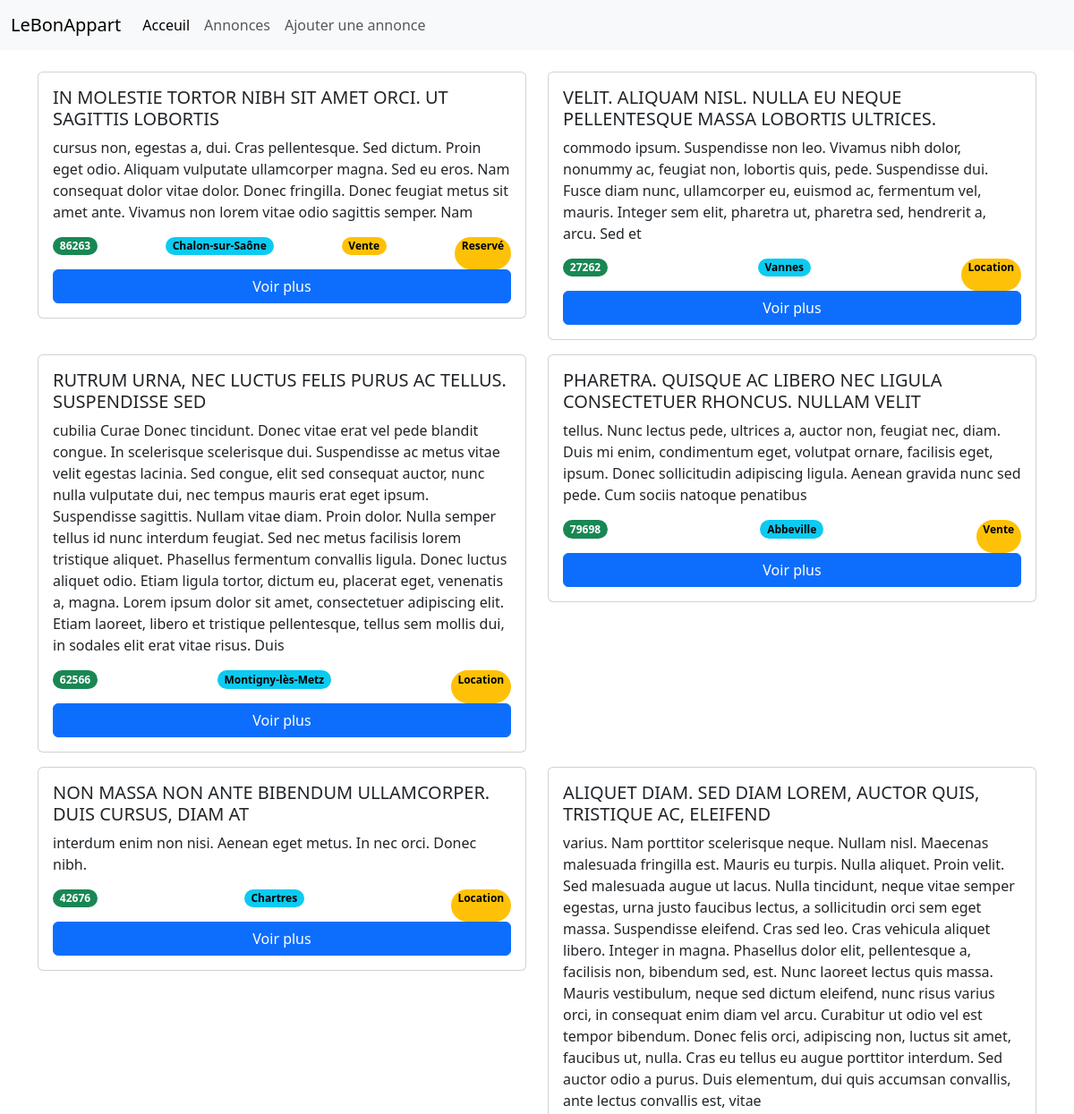
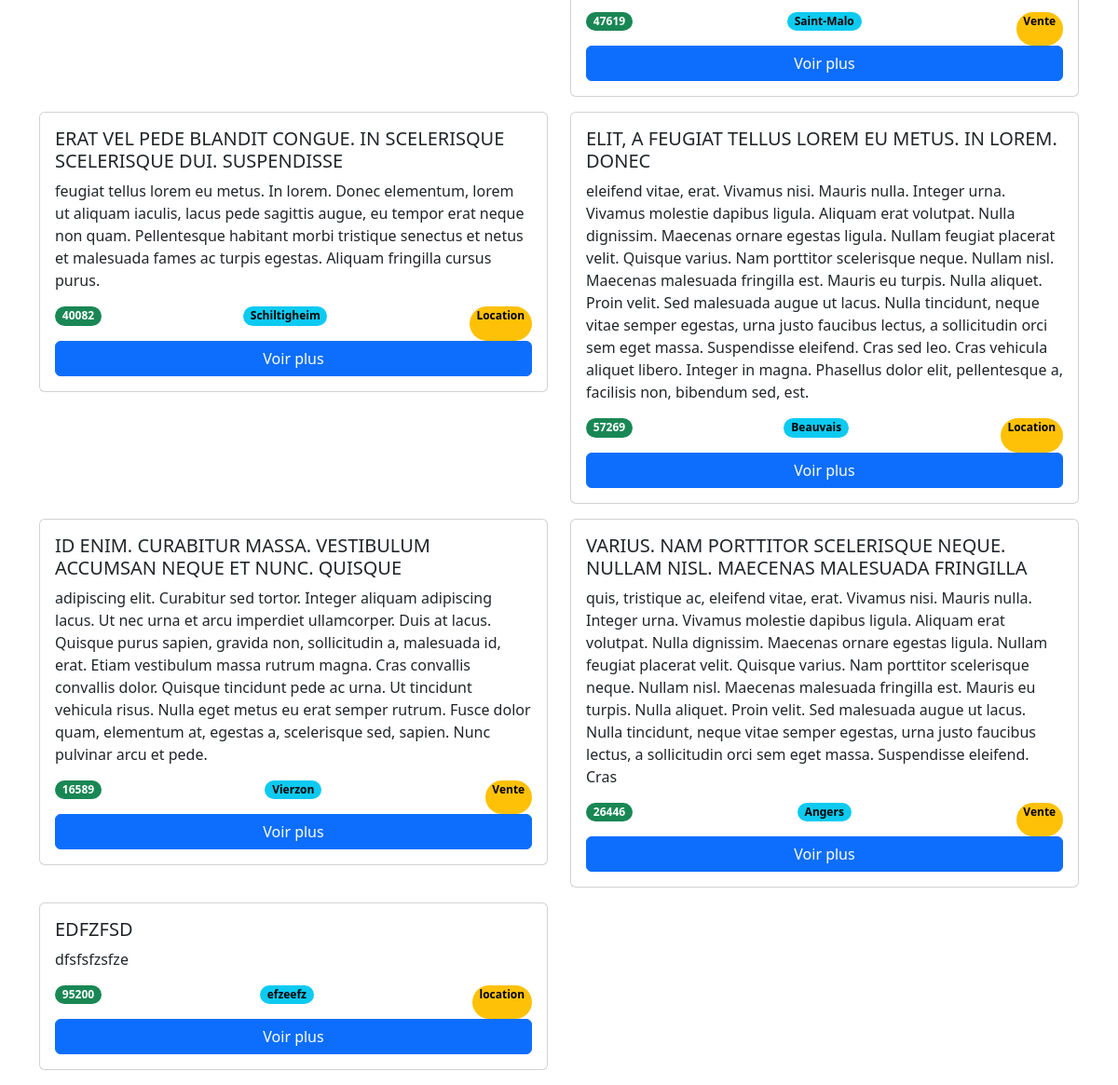
Page /annonces.php on the committed database (2 pictures, top to bottom).
### tables this page shows
CREATE TABLE `appartement` (
  `id` int NOT NULL,
  `title` varchar(255) NOT NULL,
  `description` text NOT NULL,
  `postal_code` int NOT NULL,
  `city` varchar(255) NOT NULL,
  `type` varchar(255) NOT NULL,
  `price` float NOT NULL,
  `reservation_message` varchar(255) DEFAULT NULL
);

### annonces.php (the view)
<?php
include 'header.php';
include 'database.php';
$query = "SELECT * FROM appartement";
$stmt = $db->prepare($query);
$stmt->execute();
$results = $stmt->fetchAll(PDO::FETCH_ASSOC);
echo '<div class="container">';
echo '<div class="row mt-4">';
foreach ($results as $an) {
    echo '<div class="col-6 mb-3">';
    echo '<div class="card">';
    echo '<div class="card-body">';
    echo '<h5 class="card-title">' . strtoupper($an['title']) . '</h5>';
    echo '<p class="card-text">' . $an['description'] . '</p>';
    echo '<div class="d-flex justify-content-between">';
    echo '<p class="card-text badge rounded-pill text-bg-success">' . $an['postal_code'] . '</p>';
    echo '<p class="card-text badge rounded-pill text-bg-info">' . $an['city'] . '</p>';
    echo '<p class="card-text badge rounded-pill text-bg-warning">' . $an['type'] . '</p>';
    if (strlen($an['reservation_message']) > 0) {
        echo '<p class="card-text badge rounded-pill text-bg-warning">' .'Reservé '.'</p>';
    }
    echo '</div>';
    echo  '<a href="voirannonce.php?id=' . $an['id'] . '" class="btn btn-primary btn-block w-100">Voir plus</a>';
    echo '</div>';
    echo '</div>';
    echo '</div>';
}
echo '</div>';
echo '</div>';

### rows in the picture
appartement: title "IN MOLESTIE TORTOR NIBH SIT AMET ORCI. UT SAGITTIS LOBORTIS", description "cursus non, egestas a, dui. Cras pellentesque. Sed dictum. Proin eget odio. Aliquam vulputate ullamcorper magna. Sed eu eros. Nam consequat dolor vitae dolor. Donec fringilla. Donec feugiat metus sit amet ante. Vivamus non lorem vitae odio sagittis semper. Nam", postal_code "86263", city "Chalon-sur-Saône", type "Vente", reservation_message "Reservé"
appartement: title "VELIT. ALIQUAM NISL. NULLA EU NEQUE PELLENTESQUE MASSA LOBORTIS ULTRICES.", description "commodo ipsum. Suspendisse non leo. Vivamus nibh dolor, nonummy ac, feugiat non, lobortis quis, pede. Suspendisse dui. Fusce diam nunc, ullamcorper eu, euismod ac, fermentum vel, mauris. Integer sem elit, pharetra ut, pharetra sed, hendrerit a, arcu. Sed et", postal_code "27262", city "Vannes", type "Location"
appartement: title "RUTRUM URNA, NEC LUCTUS FELIS PURUS AC TELLUS. SUSPENDISSE SED", description "cubilia Curae Donec tincidunt. Donec vitae erat vel pede blandit congue. In scelerisque scelerisque dui. Suspendisse ac metus vitae velit egestas lacinia. Sed congue, elit sed consequat auctor, nunc nulla vulputate dui, nec tempus mauris erat eget ipsum. Suspendisse sagittis. Nullam vitae diam. Proin dolor. Nulla semper tellus id nunc interdum feugiat. Sed nec metus facilisis lorem tristique aliquet. Phasellus fermentum convallis ligula. Donec luctus aliquet odio. Etiam ligula tortor, dictum eu, placerat eget, venenatis a, magna. Lorem ipsum dolor sit amet, consectetuer adipiscing elit. Etiam laoreet, libero et tristique pellentesque, tellus sem mollis dui, in sodales elit erat vitae risus.…", postal_code "62566", city "Montigny-lès-Metz", type "Location"
appartement: title "PHARETRA. QUISQUE AC LIBERO NEC LIGULA CONSECTETUER RHONCUS. NULLAM VELIT", description "tellus. Nunc lectus pede, ultrices a, auctor non, feugiat nec, diam. Duis mi enim, condimentum eget, volutpat ornare, facilisis eget, ipsum. Donec sollicitudin adipiscing ligula. Aenean gravida nunc sed pede. Cum sociis natoque penatibus", postal_code "79698", city "Abbeville", type "Vente"
appartement: title "NON MASSA NON ANTE BIBENDUM ULLAMCORPER. DUIS CURSUS, DIAM AT", description "interdum enim non nisi. Aenean eget metus. In nec orci. Donec nibh.", postal_code "42676", city "Chartres", type "Location"
appartement: title "ALIQUET DIAM. SED DIAM LOREM, AUCTOR QUIS, TRISTIQUE AC, ELEIFEND", description "varius. Nam porttitor scelerisque neque. Nullam nisl. Maecenas malesuada fringilla est. Mauris eu turpis. Nulla aliquet. Proin velit. Sed malesuada augue ut lacus. Nulla tincidunt, neque vitae semper egestas, urna justo faucibus lectus, a sollicitudin orci sem eget massa. Suspendisse eleifend. Cras sed leo. Cras vehicula aliquet libero. Integer in magna. Phasellus dolor elit, pellentesque a, facilisis non, bibendum sed, est. Nunc laoreet lectus quis massa. Mauris vestibulum, neque sed dictum eleifend, nunc risus varius orci, in consequat enim diam vel arcu. Curabitur ut odio vel est tempor bibendum. Donec felis orci, adipiscing non, luctus sit amet, faucibus ut, nulla. Cras eu tellus eu…", postal_code "47619", city "Saint-Malo", type "Vente"
appartement: title "ERAT VEL PEDE BLANDIT CONGUE. IN SCELERISQUE SCELERISQUE DUI. SUSPENDISSE", description "feugiat tellus lorem eu metus. In lorem. Donec elementum, lorem ut aliquam iaculis, lacus pede sagittis augue, eu tempor erat neque non quam. Pellentesque habitant morbi tristique senectus et netus et malesuada fames ac turpis egestas. Aliquam fringilla cursus purus.", postal_code "40082", city "Schiltigheim", type "Location"
appartement: title "ELIT, A FEUGIAT TELLUS LOREM EU METUS. IN LOREM. DONEC", description "eleifend vitae, erat. Vivamus nisi. Mauris nulla. Integer urna. Vivamus molestie dapibus ligula. Aliquam erat volutpat. Nulla dignissim. Maecenas ornare egestas ligula. Nullam feugiat placerat velit. Quisque varius. Nam porttitor scelerisque neque. Nullam nisl. Maecenas malesuada fringilla est. Mauris eu turpis. Nulla aliquet. Proin velit. Sed malesuada augue ut lacus. Nulla tincidunt, neque vitae semper egestas, urna justo faucibus lectus, a sollicitudin orci sem eget massa. Suspendisse eleifend. Cras sed leo. Cras vehicula aliquet libero. Integer in magna. Phasellus dolor elit, pellentesque a, facilisis non, bibendum sed, est.", postal_code "57269", city "Beauvais", type "Location"
appartement: title "ID ENIM. CURABITUR MASSA. VESTIBULUM ACCUMSAN NEQUE ET NUNC. QUISQUE", description "adipiscing elit. Curabitur sed tortor. Integer aliquam adipiscing lacus. Ut nec urna et arcu imperdiet ullamcorper. Duis at lacus. Quisque purus sapien, gravida non, sollicitudin a, malesuada id, erat. Etiam vestibulum massa rutrum magna. Cras convallis convallis dolor. Quisque tincidunt pede ac urna. Ut tincidunt vehicula risus. Nulla eget metus eu erat semper rutrum. Fusce dolor quam, elementum at, egestas a, scelerisque sed, sapien. Nunc pulvinar arcu et pede.", postal_code "16589", city "Vierzon", type "Vente"
appartement: title "VARIUS. NAM PORTTITOR SCELERISQUE NEQUE. NULLAM NISL. MAECENAS MALESUADA FRINGILLA", description "quis, tristique ac, eleifend vitae, erat. Vivamus nisi. Mauris nulla. Integer urna. Vivamus molestie dapibus ligula. Aliquam erat volutpat. Nulla dignissim. Maecenas ornare egestas ligula. Nullam feugiat placerat velit. Quisque varius. Nam porttitor scelerisque neque. Nullam nisl. Maecenas malesuada fringilla est. Mauris eu turpis. Nulla aliquet. Proin velit. Sed malesuada augue ut lacus. Nulla tincidunt, neque vitae semper egestas, urna justo faucibus lectus, a sollicitudin orci sem eget massa. Suspendisse eleifend. Cras", postal_code "26446", city "Angers", type "Vente"
appartement: title "EDFZFSD", description "dfsfsfzsfze", postal_code "95200", city "efzeefz", type "location"
